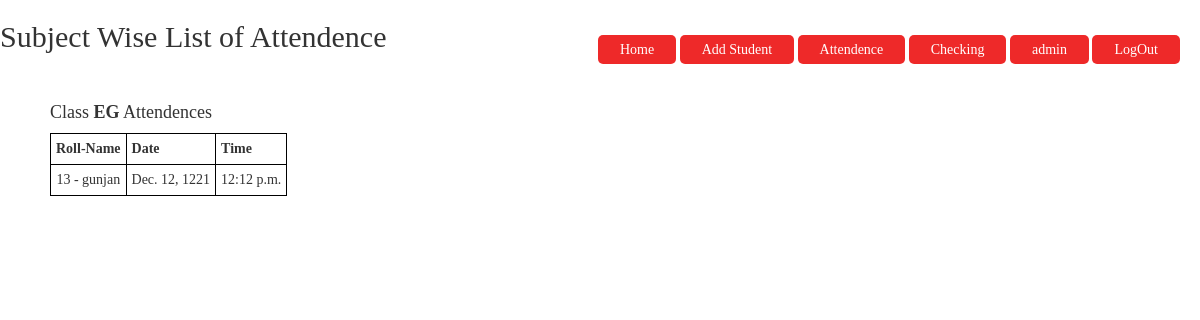
Screenshot of /manager/subject/EG (signed in) with the database file from the repository.
### manager/models.py (models this page shows, shortened)
class TakeAttendance(models.Model):
    roll = models.ForeignKey(Students, related_name='books',default=None,on_delete=models.PROTECT)
    subject = models.CharField(choices = subject_choices,default='DBMS', max_length=6)
    date_time = models.DateField("Date(mm/dd/yyyy)",auto_now_add=False,default=datetime.now,auto_now=False)
    time = models.TimeField( auto_now=False, auto_now_add=False,default=datetime.now)

class Students(models.Model):
    student_name = models.CharField(max_length=80)
    roll_no = models.IntegerField(unique=True)
    class_name = models.CharField(max_length=80)
    semester = models.IntegerField()
    year = models.IntegerField()
    def __str__(self):
        return (f"{str(self.roll_no)} - {self.student_name}")

### manager/views.py (the view)
# urls.py: path('subject/<str:subject>',views.dynamic_lookup_view, name='subject'),
@login_required
def dynamic_lookup_view(request, subject):
    obj = TakeAttendance.objects.all().filter(subject=subject)
    subject_name = subject
    args = {'obj':obj, 'subject_name':subject_name}
    return render(request, 'attendence/subject_attendence.html',args)

### templates/attendence/subject_attendence.html
{% extends 'base.html' %} {% load crispy_forms_tags %} {% block content %}
<h2>Subject Wise List of Attendence</h2>
<div style="width:50%;">
    <div style="margin-top:50px; margin-left:50px">
        <h4>Class <b>{{subject_name}}</b> Attendences </h4>
    </div>
    <table  style="padding: 10px; margin-left:50px ;text-align:center">
        <tr>
            <th>Roll-Name</th>
            <th>Date</th>
            <th>Time</th>
        </tr>
        {% for i in obj %}
        <tr>
            <td>{{i.roll}}</td>
            <td>{{i.date_time}}</td>
            <td>{{i.time}}</td>
        </tr>
        {% endfor%}
    </table>
</div>
{% endblock %}

### manager/static/css/base.css (style rules this page uses)
* { margin: 0; padding: 0; font-family: Century Gothic; }
table, th, td { border: 1px solid black; border-collapse: collapse; }

### templates/base.html (style rules this page uses)
table, th, td { border: 1px solid black; border-collapse: collapse; padding: 5px; }

### rows the page displays
TakeAttendance: roll "13 - gunjan", date_time "Dec. 12, 1221", time "12:12 p.m."

### other values shown
{{ subject_name }} "EG"
